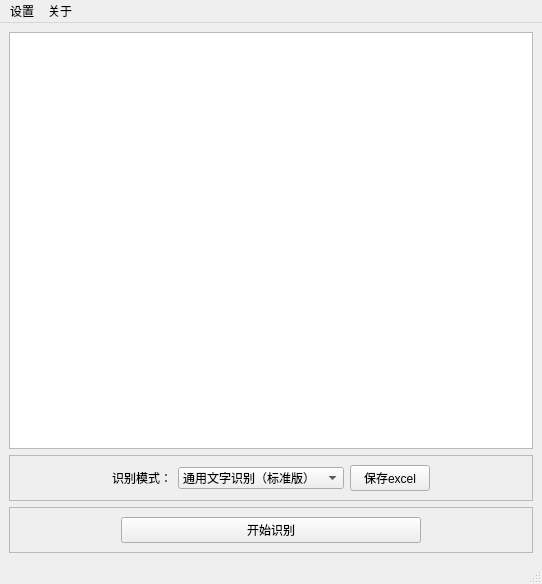
<?xml version="1.0" encoding="UTF-8"?>
<ui version="4.0">
 <class>MainWindow</class>
 <widget class="QMainWindow" name="MainWindow">
  <property name="geometry">
   <rect>
    <x>0</x>
    <y>0</y>
    <width>542</width>
    <height>584</height>
   </rect>
  </property>
  <property name="windowTitle">
   <string>ocr_net</string>
  </property>
  <widget class="QWidget" name="centralwidget">
   <layout class="QVBoxLayout" name="verticalLayout">
    <item>
     <widget class="QTextBrowser" name="textBrowser"/>
    </item>
    <item>
     <widget class="QFrame" name="frame">
      <property name="frameShape">
       <enum>QFrame::StyledPanel</enum>
      </property>
      <property name="frameShadow">
       <enum>QFrame::Raised</enum>
      </property>
      <layout class="QHBoxLayout" name="horizontalLayout">
       <item>
        <spacer name="horizontalSpacer">
         <property name="orientation">
          <enum>Qt::Horizontal</enum>
         </property>
         <property name="sizeHint" stdset="0">
          <size>
           <width>219</width>
           <height>20</height>
          </size>
         </property>
        </spacer>
       </item>
       <item>
        <widget class="QLabel" name="label">
         <property name="text">
          <string>识别模式：</string>
         </property>
        </widget>
       </item>
       <item>
        <widget class="QComboBox" name="comboBox">
         <item>
          <property name="text">
           <string>通用文字识别（标准版）</string>
          </property>
         </item>
         <item>
          <property name="text">
           <string>通用文字识别（高精度版）</string>
          </property>
         </item>
         <item>
          <property name="text">
           <string>网络图片文字识别</string>
          </property>
         </item>
         <item>
          <property name="text">
           <string>表格文字识别（异步接口）</string>
          </property>
         </item>
         <item>
          <property name="text">
           <string>手写文字识别</string>
          </property>
         </item>
        </widget>
       </item>
       <item>
        <widget class="QPushButton" name="pushButton_2">
         <property name="text">
          <string>保存excel</string>
         </property>
        </widget>
       </item>
       <item>
        <spacer name="horizontalSpacer_2">
         <property name="orientation">
          <enum>Qt::Horizontal</enum>
         </property>
         <property name="sizeHint" stdset="0">
          <size>
           <width>218</width>
           <height>20</height>
          </size>
         </property>
        </spacer>
       </item>
      </layout>
     </widget>
    </item>
    <item>
     <widget class="QFrame" name="frame_2">
      <property name="frameShape">
       <enum>QFrame::StyledPanel</enum>
      </property>
      <property name="frameShadow">
       <enum>QFrame::Raised</enum>
      </property>
      <layout class="QHBoxLayout" name="horizontalLayout_2">
       <item>
        <spacer name="horizontalSpacer_3">
         <property name="orientation">
          <enum>Qt::Horizontal</enum>
         </property>
         <property name="sizeHint" stdset="0">
          <size>
           <width>40</width>
           <height>20</height>
          </size>
         </property>
        </spacer>
       </item>
       <item>
        <widget class="QPushButton" name="pushButton">
         <property name="minimumSize">
          <size>
           <width>300</width>
           <height>0</height>
          </size>
         </property>
         <property name="text">
          <string>开始识别</string>
         </property>
        </widget>
       </item>
       <item>
        <spacer name="horizontalSpacer_4">
         <property name="orientation">
          <enum>Qt::Horizontal</enum>
         </property>
         <property name="sizeHint" stdset="0">
          <size>
           <width>40</width>
           <height>20</height>
          </size>
         </property>
        </spacer>
       </item>
      </layout>
     </widget>
    </item>
   </layout>
  </widget>
  <widget class="QMenuBar" name="menubar">
   <property name="geometry">
    <rect>
     <x>0</x>
     <y>0</y>
     <width>542</width>
     <height>26</height>
    </rect>
   </property>
   <widget class="QMenu" name="menu">
    <property name="title">
     <string>关于</string>
    </property>
    <addaction name="action"/>
    <addaction name="actionhelp"/>
   </widget>
   <widget class="QMenu" name="menu_2">
    <property name="title">
     <string>设置</string>
    </property>
    <addaction name="actionAdvanced_settings"/>
   </widget>
   <addaction name="menu_2"/>
   <addaction name="menu"/>
  </widget>
  <widget class="QStatusBar" name="statusbar"/>
  <action name="action">
   <property name="text">
    <string>version</string>
   </property>
  </action>
  <action name="actionhelp">
   <property name="text">
    <string>help</string>
   </property>
  </action>
  <action name="actionAdvanced_settings">
   <property name="text">
    <string>Advanced settings</string>
   </property>
  </action>
 </widget>
 <resources/>
 <connections/>
</ui>
